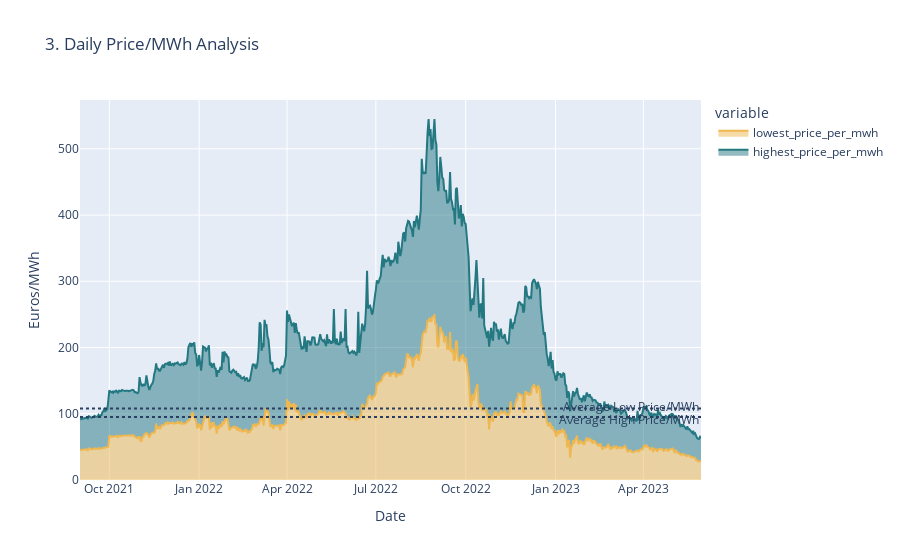

The code cell stored with this chart in its notebook:
### Markdown cell above
<div class="alert alert-block alert-info">
<h3 style="font-family:  'Garamond', 'Lucida Sans', sans-serif; text-align: center; color:#164863;  font-weight: bold; font-size: 24px;">   About 'gas_price.csv':  </h3>
<b>origin_date:</b> The date when the day-ahead prices became available.<br>
<b>forecast_date:</b> The date when the forecast prices should be relevant.<br>
<b>lowest_price_per_mwh:</b> The lowest price of natural gas that on the day ahead market that trading day.<br>
<b>highest_price_per_mwh:</b> The highest price of natural gas that on the day ahead market that trading day.<br>
&nbsp;&nbsp;&nbsp;&nbsp; <i>(Gas Prices are in Euros per megawatt hour equivalent.)<i><br>
</div>

### Code cell
fig = px.area(daily, x=daily.index, y=["lowest_price_per_mwh","highest_price_per_mwh"],title='3. Daily Price/MWh Analysis',
              color_discrete_map={"lowest_price_per_mwh": "#EFB74F","highest_price_per_mwh": "#247881"})
fig.add_hline(y=meanGasLow, line_dash="dot", annotation_text="Average Low Price/MWh", annotation_position="top right")
fig.add_hline(y=meanGasHigh, line_dash="dot", annotation_text="Average High Price/MWh", annotation_position="bottom right")
fig.update_layout(xaxis_title="Date", yaxis_title="Euros/MWh")
fig.show()

### Figure 1 — Plotly figure (JSON) as saved in the notebook; plotly's stock layout.template omitted (floating-point values rounded to 4 significant figures; data arrays with more than 128 entries replaced by an {"elided": "..."} marker saying what was removed)
{"data": [{"fillpattern": {"shape": ""}, "hovertemplate": "variable=lowest_price_per_mwh<br>forecast_date=%{x}<br>value=%{y}<extra></extra>", "legendgroup": "lowest_price_per_mwh", "line": {"color": "#EFB74F"}, "marker": {"symbol": "circle"}, "mode": "lines", "name": "lowest_price_per_mwh", "orientation": "v", "showlegend": true, "stackgroup": "1", "type": "scatter", "x": {"elided": "637 str values"}, "xaxis": "x", "y": {"elided": "637 float values"}, "yaxis": "y"}, {"fillpattern": {"shape": ""}, "hovertemplate": "variable=highest_price_per_mwh<br>forecast_date=%{x}<br>value=%{y}<extra></extra>", "legendgroup": "highest_price_per_mwh", "line": {"color": "#247881"}, "marker": {"symbol": "circle"}, "mode": "lines", "name": "highest_price_per_mwh", "orientation": "v", "showlegend": true, "stackgroup": "1", "type": "scatter", "x": {"elided": "637 str values"}, "xaxis": "x", "y": {"elided": "637 float values"}, "yaxis": "y"}], "layout": {"annotations": [{"showarrow": false, "text": "Average Low Price/MWh", "x": 1, "xanchor": "right", "xref": "x domain", "y": 95.04, "yanchor": "bottom", "yref": "y"}, {"showarrow": false, "text": "Average High Price/MWh", "x": 1, "xanchor": "right", "xref": "x domain", "y": 107.8, "yanchor": "top", "yref": "y"}], "legend": {"title": {"text": "variable"}, "tracegroupgap": 0}, "shapes": [{"line": {"dash": "dot"}, "type": "line", "x0": 0, "x1": 1, "xref": "x domain", "y0": 95.04, "y1": 95.04, "yref": "y"}, {"line": {"dash": "dot"}, "type": "line", "x0": 0, "x1": 1, "xref": "x domain", "y0": 107.8, "y1": 107.8, "yref": "y"}], "title": {"text": "3. Daily Price/MWh Analysis"}, "xaxis": {"anchor": "y", "domain": [0.0, 1.0], "title": {"text": "Date"}}, "yaxis": {"anchor": "x", "domain": [0.0, 1.0], "title": {"text": "Euros/MWh"}}}}
